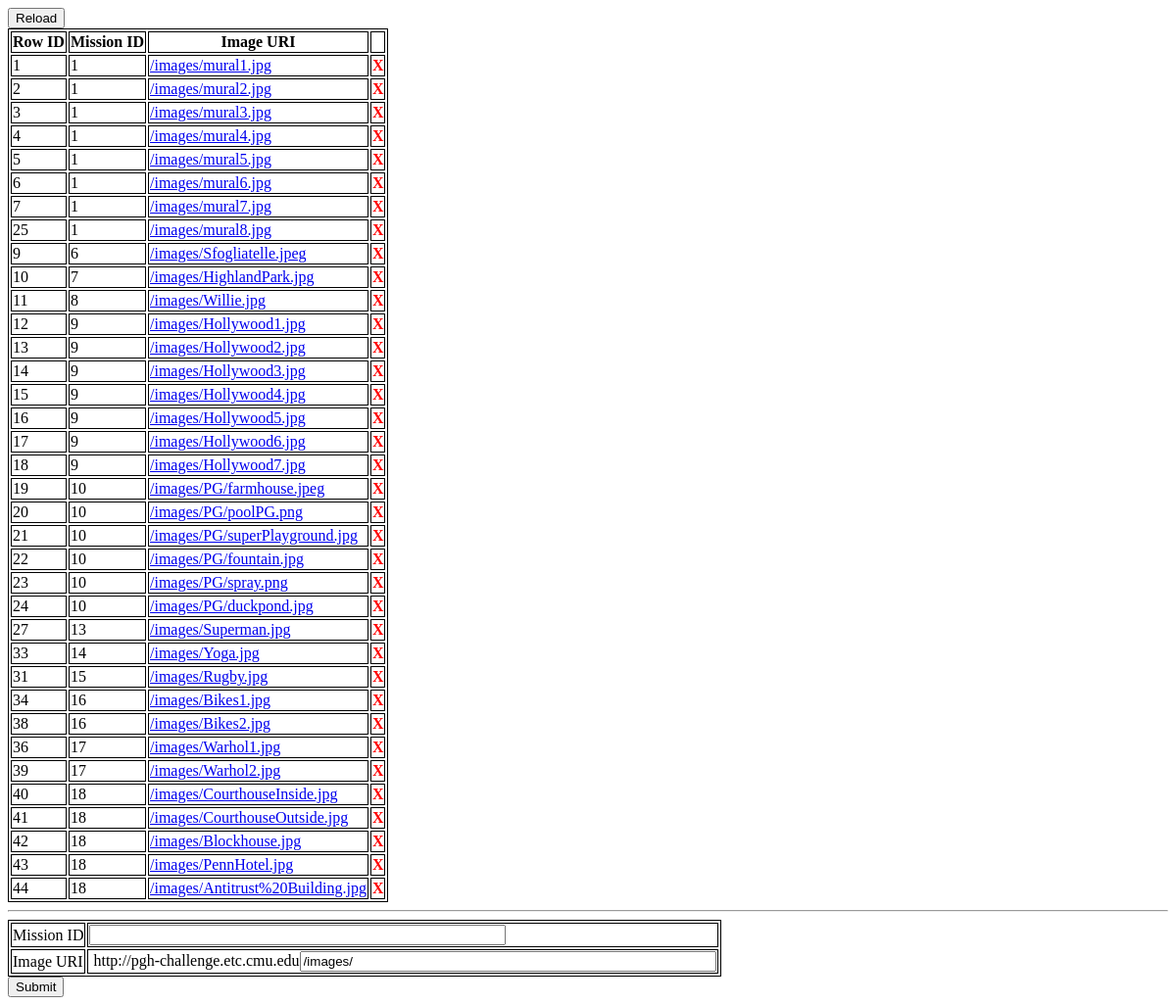
Screenshot of /www/dba/missionimage.php with the database file from the repository.
### tables this page shows
CREATE TABLE missionimage (
  id int(11) NOT NULL AUTO_INCREMENT,
  missionID int(11) NOT NULL,
  imageURI varchar(10000) NOT NULL,
  PRIMARY KEY (id),
  KEY missionID (missionID),
  CONSTRAINT missionimage_ibfk_1 FOREIGN KEY (missionID) REFERENCES mission (id) ON DELETE CASCADE ON UPDATE CASCADE
);

### www/dba/missionimage.php (the view, shortened to what this page needs)
<!DOCTYPE html>
<html>
<head>
<link rel="stylesheet" type="text/css" href="dba.css">
</head>
<body>
<?php
$db = new mysqli("localhost", "pgh-challenge", "5NdSW4FaAqQXthqs", "game");
$table = "missionimage";
$stmt = $db->prepare("select id, missionID, imageURI from $table order by missionid asc");
echo "<input class=\"refreshBtn\" type=\"button\" value=\"Reload\" onclick=\"refreshPage()\" />\n";
echo "<table id=\"dataTable\">\n";
echo "<tr><th>Row ID</th><th>Mission ID</th><th>Image URI</th>";
echo "<td></td></tr>\n";
$stmt->execute();
$stmt->bind_result($id, $mid, $imguri);
while($stmt->fetch())
{
	echo "<tr>".
	"<td>$id</td><td>$mid</td>".
	"<td><a href=\"$imguri\" target=\"_blank\">$imguri</a></td>".
	"<td><a class=\"deletetext\" href=\"javascript:void(0)\" onclick=\"removeRow($id)\">X</a></td>".
	"</tr>\n";
}
echo "</table>\n";
?>
<hr/>
<form method="post" action="missionimage.php">
<table>
<tr><td>Mission ID</td><td><input name="mid" type="text" size="50"/ ></td></tr>
<tr><td>Image URI</td><td><span style="margin:0px;border:0px;padding:0xp">&nbsp;http://pgh-challenge.etc.cmu.edu</span><input name="imguri" type="text" size="50" value="/images/" /></td></tr>
</table>
<input type="Submit" />
</form>
</body>
</html>

### www/dba/dba.css (style rules this page uses)
table, tr, td, th { border: 1px solid black; }
.errortext, .deletetext { font-weight: bold; color: red; text-decoration: none; }
.refreshBtn { vertical-align: top; display:block; }

### rows the page displays
missionimage: id "1", missionID "1", imageURI "/images/mural1.jpg"
missionimage: id "2", missionID "1", imageURI "/images/mural2.jpg"
missionimage: id "3", missionID "1", imageURI "/images/mural3.jpg"
missionimage: id "4", missionID "1", imageURI "/images/mural4.jpg"
missionimage: id "5", missionID "1", imageURI "/images/mural5.jpg"
missionimage: id "6", missionID "1", imageURI "/images/mural6.jpg"
missionimage: id "7", missionID "1", imageURI "/images/mural7.jpg"
missionimage: id "25", missionID "1", imageURI "/images/mural8.jpg"
missionimage: id "9", missionID "6", imageURI "/images/Sfogliatelle.jpeg"
missionimage: id "10", missionID "7", imageURI "/images/HighlandPark.jpg"
missionimage: id "11", missionID "8", imageURI "/images/Willie.jpg"
missionimage: id "12", missionID "9", imageURI "/images/Hollywood1.jpg"
missionimage: id "13", missionID "9", imageURI "/images/Hollywood2.jpg"
missionimage: id "14", missionID "9", imageURI "/images/Hollywood3.jpg"
missionimage: id "15", missionID "9", imageURI "/images/Hollywood4.jpg"
missionimage: id "16", missionID "9", imageURI "/images/Hollywood5.jpg"
missionimage: id "17", missionID "9", imageURI "/images/Hollywood6.jpg"
missionimage: id "18", missionID "9", imageURI "/images/Hollywood7.jpg"
missionimage: id "19", missionID "10", imageURI "/images/PG/farmhouse.jpeg"
missionimage: id "20", missionID "10", imageURI "/images/PG/poolPG.png"
missionimage: id "21", missionID "10", imageURI "/images/PG/superPlayground.jpg"
missionimage: id "22", missionID "10", imageURI "/images/PG/fountain.jpg"
missionimage: id "23", missionID "10", imageURI "/images/PG/spray.png"
missionimage: id "24", missionID "10", imageURI "/images/PG/duckpond.jpg"
missionimage: id "27", missionID "13", imageURI "/images/Superman.jpg"
missionimage: id "33", missionID "14", imageURI "/images/Yoga.jpg"
missionimage: id "31", missionID "15", imageURI "/images/Rugby.jpg"
missionimage: id "34", missionID "16", imageURI "/images/Bikes1.jpg"
missionimage: id "38", missionID "16", imageURI "/images/Bikes2.jpg"
missionimage: id "36", missionID "17", imageURI "/images/Warhol1.jpg"
missionimage: id "39", missionID "17", imageURI "/images/Warhol2.jpg"
missionimage: id "40", missionID "18", imageURI "/images/CourthouseInside.jpg"
missionimage: id "41", missionID "18", imageURI "/images/CourthouseOutside.jpg"
missionimage: id "42", missionID "18", imageURI "/images/Blockhouse.jpg"
missionimage: id "43", missionID "18", imageURI "/images/PennHotel.jpg"
missionimage: id "44", missionID "18", imageURI "/images/Antitrust%20Building.jpg"
